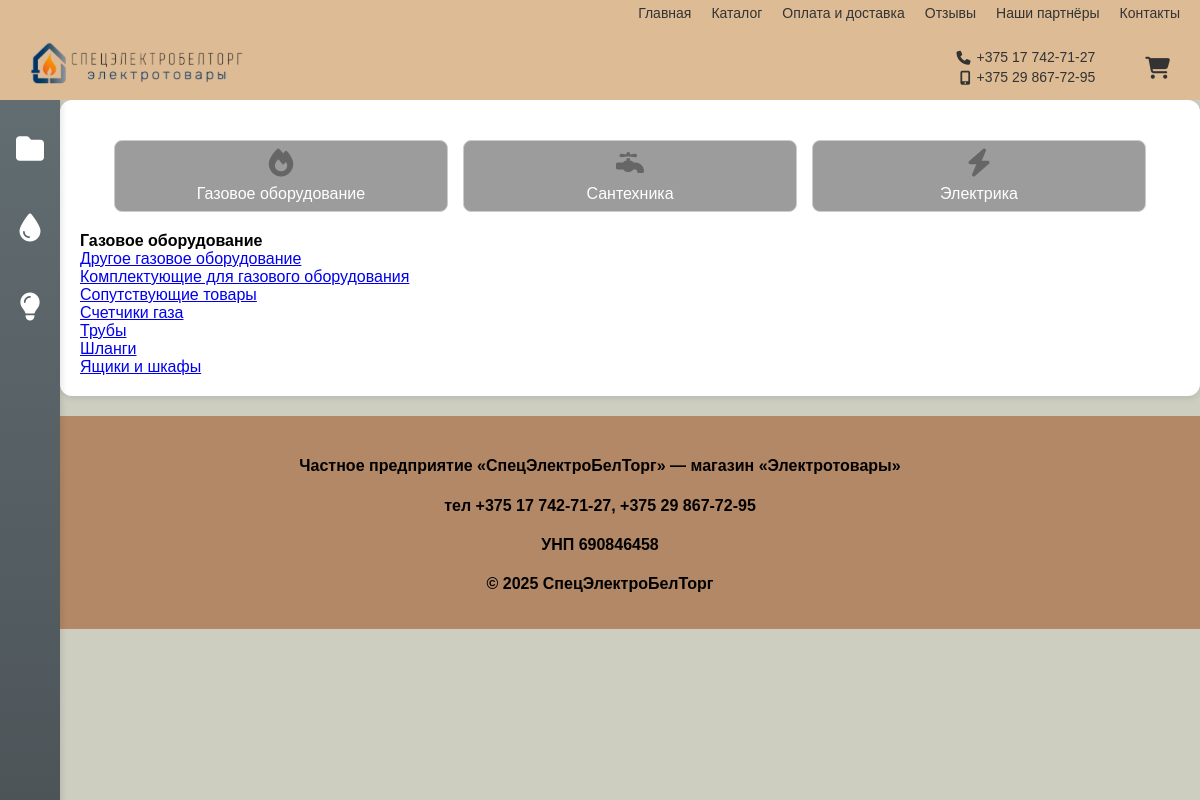
Screenshot of /esg.by/catalog/3 with the database file from the repository.
### esg/models.py (models this page shows, shortened)
class Rubric(models.Model):
    rubric_name = models.CharField(max_length=50, verbose_name='Название раздела')
    class Meta:
        verbose_name_plural = 'Разделы'
        verbose_name = 'Раздел'
        ordering= ['rubric_name']
    def __str__(self):
        return self.rubric_name

class Gas(models.Model):
    title = models.CharField(max_length=255, verbose_name='Подраздел газового оборудования')
    rubric = models.ForeignKey(Rubric, on_delete=models.CASCADE, verbose_name='Раздел')
    class Meta:
        verbose_name_plural = 'Раздел "Газовое оборудование"'
        verbose_name = 'Раздел "Газовое оборудование"'
        ordering= ['title']

### esg/views.py (the view)
# urls.py: path('catalog/<int:rubric_id>', get_subrubrics, name='subrubrics'),
def get_subrubrics(request, rubric_id):
    rubric = Rubric.objects.get(pk=rubric_id)
    if rubric.rubric_name == 'Газовое оборудование':
        subrubrics = Gas.objects.all()
    elif rubric.rubric_name == 'Электрика':
        subrubrics = Electro.objects.all()
    elif rubric.rubric_name == 'Сантехника':
        subrubrics = Santeh.objects.all()
    rubrics = Rubric.objects.all()
    context = {'subrubrics': subrubrics, 'rubric': rubric, 'rubrics': rubrics}
    return render(request, 'subrubrics_list.html', context)

### esg/templates/subrubrics_list.html (shortened to what this page needs)
{% extends 'basic.html' %}
{% load static %}
{% block content %}
<div>
    <b>{{ rubric}}</b><br>
    {% for subrubric in subrubrics %}
        {% if subrubric.rubric.rubric_name == 'Газовое оборудование' %}
            <a href="{% url 'products' subrubric.rubric.pk subrubric.pk %}">{{subrubric.title}}</a><br>
        {% endif %}
    {% endfor %}
</div>
{% endblock %}

### esg/templates/basic.html (shortened to what this page needs)
<!DOCTYPE html>
{% load static %}
<html lang="en">
<head>
    <link rel="stylesheet" href="{% static 'css/style.css' %}">
   <link rel="stylesheet" href="https://cdnjs.cloudflare.com/ajax/libs/font-awesome/6.4.0/css/all.min.css">
</head>
<body>
<div class="container">
    <header class="header">
        <div class="top-links">
        <a href="{% url 'main' %}">Главная</a>
        <a href="{% url 'catalog' %}">Каталог</a>
        <a href="{% url 'payments' %}">Оплата и доставка</a>
        <a href="{% url 'reviews' %}">Отзывы</a>
        <a href="{% url 'partners' %}">Наши партнёры</a>
        <a href="{% url 'contacts' %}" >Контакты</a>
        </div>
        <div class="main-header">
        <a href="{% url 'main' %}"><img src="{% static 'image/electro.png' %}" alt="СпецЭлектроБелТорг"></a>
            <div class="header-right">
                <div class="contact-info-wrapper">
                <div class="contact-info">
                <p><i class="fa-solid fa-phone"></i>
                <a href="tel:+375177427127" class="phone-link">+375 17 742-71-27</a></p>
                <p><i class="fa-solid fa-mobile-screen-button"></i>
                <a href="tel:+375298677295" class="phone-link">+375 29 867-72-95</a></p>
                </div>
                </div>
            </div>
            <a href="{% url 'basket' %}"><div class="cart-icon"><i class="fa-solid fa-cart-shopping"></i></div></a>
        </div>
    </header>
    <nav class="sidebar">
        <ul class="catalog-list">
            {% for rubric in rubrics %}
                <li><a href="{% url 'subrubrics' rubric.pk %}">
                    <i class="{% if rubric.rubric_name == 'Электрика' %}fas fa-lightbulb{% elif rubric.rubric_name == 'Сантехника' %}fas fa-tint{% elif rubric.rubric_name == 'Газификация' %}fas fa-house-fire{% else %}fas fa-folder{% endif %}"></i>
        </a>
                </li>
            {% endfor %}
        </ul>
    </nav>
   <main class="main-content">
    <div class="button_container">
  {% for rubric in rubrics %}
    {% if rubric.rubric_name == "Электрика" %}
      <a href="{% url 'subrubrics' rubric.pk %}" class="button_link">
        <i class="fas fa-bolt"></i>
        <span>{{ rubric.rubric_name }}</span>
      </a>
    {% elif rubric.rubric_name == "Сантехника" %}
      <a href="{% url 'subrubrics' rubric.pk %}" class="button_link">
        <i class="fas fa-faucet"></i>
        <span>{{ rubric.rubric_name }}</span>
      </a>
    {% elif rubric.rubric_name == "Газовое оборудование" %}
      <a href="{% url 'subrubrics' rubric.pk %}" class="button_link">
        <i class="fas fa-fire"></i>
        <span>{{ rubric.rubric_name }}</span>
      </a>
    {% endif %}
  {% endfor %}
</div>
       {% block content %}
        {% endblock %}
    </main>
    <footer class="footer">
        <h4>Частное предприятие «СпецЭлектроБелТорг» — магазин «Электротовары»</h4>
        <h4> тел +375 17 742-71-27, +375 29 867-72-95</h4>
        <h4> УНП 690846458 </h4>
        <p>© 2025 СпецЭлектроБелТорг</p>
    </footer>
</div>
</body>
</html>

### esg/static/css/style.css (style rules this page uses)
body { margin: 0; font-family: Arial, Helvetica, sans-serif; background: #CDCDC0; }
.sidebar { position: fixed; top: 100px; left: 0; width: 60px; height: calc(100% - 100px); background: linear-gradient(#626D71, #4B5357); padding: 20px 0; overflow-x: hidden; transition: width 0.3s ease; box-shadow: 2px 0 6px rgba(0,0,0,0.1); z-index: 1100; }
.sidebar ul { list-style: none; margin: 0; padding: 0; }
.sidebar ul li a { display: flex; align-items: center; flex-direction: column; justify-content: center; color: #fff; text-decoration: none; padding: 15px 0; transition: background 0.3s, color 0.3s; }
.sidebar ul li a i { font-size: 28px; width: 100%; text-align: center; color: #fff; }
.header { position: fixed; top: 0; left: 0; right: 0; height: 100px; background: #DDBC95; z-index: 1200; display: flex; flex-direction: column; box-sizing: border-box; }
.top-links { display: flex; justify-content: flex-end; gap: 20px; padding: 5px 20px; font-size: 14px; }
.top-links a { text-decoration: none; color: #333; }
.main-header { display: flex; align-items: center; justify-content: space-between; padding: 10px 30px; }
.main-header a img { height: 60px; }
.header-right { display: flex; align-items: center; justify-content: flex-end; width: 100%; }
.contact-info-wrapper { display: flex; flex-direction: column; align-items: flex-end; flex-shrink: 0; }
.contact-info { display: flex; flex-direction: column; align-items: flex-end; line-height: 1.4; }
.contact-info p { margin: 0; font-size: 14px; color: #333; display: flex; align-items: center; gap: 6px; }
.phone-link { text-decoration: none; color: inherit; transition: color 0.2s; }
.contact-info i { margin-left: 5px; }
.cart-icon { margin-left: 50px; }
.cart-icon i { font-size: 22px; color: #333; cursor: pointer; transition: color 0.3s ease; }
.main-content { margin-left: 60px; margin-top: 100px; padding: 20px; background: white; border-radius: 12px; box-shadow: 0 2px 6px rgba(0,0,0,0.1); transition: margin-left 0.3s ease; }
.main-content .button_container { display: flex; justify-content: center; gap: 15px; margin-bottom: 20px; margin-top: 20px; }
.main-content .button_link { text-decoration: none; color: #fff; background-color: #9C9C9C; padding: 8px 16px; border-radius: 8px; transition: background 0.3s; }
.footer { background: #B38867; text-align: center; padding: 20px; font-weight: bold; margin-top: 20px; }
.button_container { display: flex; justify-content: center; gap: 20px; margin: 30px 0; flex-wrap: wrap; }
.button_link { flex: 1; max-width: 300px; text-decoration: none; background: #f2f2f2; color: #333; border: 1px solid #ccc; border-radius: 12px; padding: 20px 0; text-align: center; transition: background 0.3s ease, transform 0.2s ease, box-shadow 0.3s ease; display: flex; flex-direction: column; align-items: center; }
.button_link i { font-size: 28px; color: #666; margin-bottom: 8px; }
.button_link span { font-size: 16px; font-weight: 500; }

### rows the page displays
Rubric: rubric_name "Газовое оборудование"
Rubric: rubric_name "Сантехника"
Rubric: rubric_name "Электрика"
Gas: title "Другое газовое оборудование"
Gas: title "Комплектующие для газового оборудования"
Gas: title "Сопутствующие товары"
Gas: title "Счетчики газа"
Gas: title "Трубы"
Gas: title "Шланги"
Gas: title "Ящики и шкафы"
